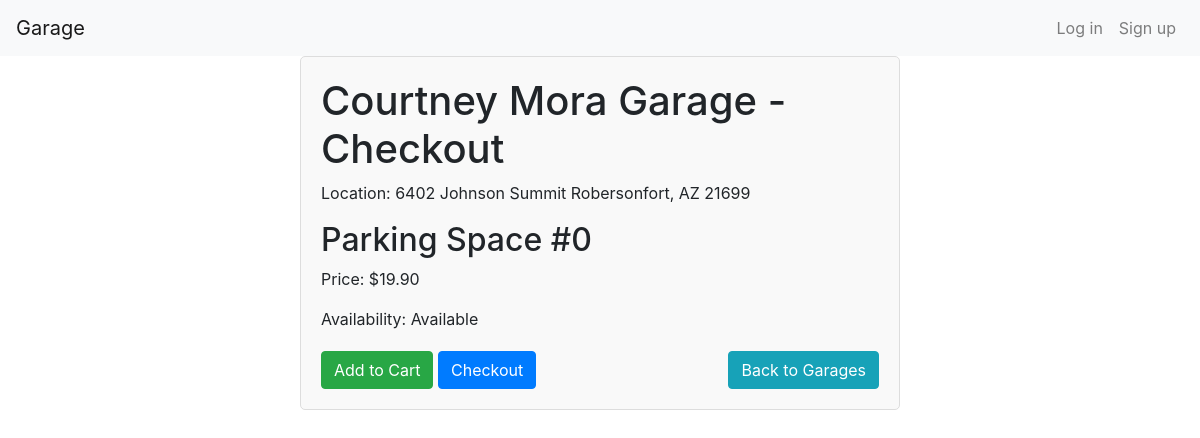
/parking_space/51, run on the app's committed database.
### models.py (models this page shows)
class Garage(Base):
    __tablename__ = "garages"
    id = Column(Integer, primary_key=True)
    name = Column(String(50))
    location = Column(String(100))

class ParkingSpace(Base):
    __tablename__ = "parking_spaces"
    id = Column(Integer, primary_key=True)
    number = Column(Integer)
    price = Column(Integer)
    availability = Column(Boolean)
    garage_id = Column(Integer)

### app.py (the view)
@app.route("/parking_space/<int:parking_space_id>")
def parking_space_detail(parking_space_id):
    parking_space = Garages.getSpotById(parking_space_id)
    if parking_space is None:
        return "404", 404
    garage = Garages.getGarageById(parking_space.garage_id)
    return render_template("parkingspace.html", parking_space=parking_space, garage=garage, user=getUser())

### app.py (called while the page is built)
def getUser():
    return current_user.username if current_user.is_authenticated else None

### models.py (called while the page is built)
    def getSpotById(id):
        spot = session.query(ParkingSpace).get(id)
        return spot

    def getGarageById(id):
        garage_id = session.query(Garage).get(id)
        return garage_id

### templates/parkingspace.html (shortened to what this page needs)
<!DOCTYPE html>
<html lang="en">
<head>
    <link rel="stylesheet" href="https://maxcdn.bootstrapcdn.com/bootstrap/4.0.0/css/bootstrap.min.css">
</head>
<body>
    {% include "head.html" %}
    <div class="checkout-container">
        <h1>{{ garage.name }} - Checkout</h1>
        <p>Location: {{ garage.location }}</p>
        <div class="parking-details">
            <h2>Parking Space #{{ parking_space.number }}</h2>
            <p>Price: ${{ '{:,.2f}'.format(parking_space.price) }}</p>
            <p>Availability: {{ 'Available' if parking_space.availability else 'Not Available' }}</p>
        </div>
        <div class="row">
            <div class="col-md-8">
                <button class="btn btn-success {{ 'btn-disabled' if not parking_space.availability else '' }}" {{ 'disabled=true' if not parking_space.availability else '' }}>Add to Cart</button>
                <a href="/create-checkout-session" class="btn btn-primary {{ 'btn-disabled' if not parking_space.availability else '' }}" {{ 'disabled=true' if not parking_space.availability else '' }}>Checkout</a>
            </div>
            <div class="col-md-4 text-right">
                <a href="/garage/{{garage.id}}" class="btn btn-info">Back to Garages</a>
            </div>
        </div>
    </div>
</body>
</html>

### templates/parkingspace.html (style rules this page uses)
.checkout-container { max-width: 600px; margin: 0 auto; padding: 20px; border: 1px solid #ddd; border-radius: 5px; background-color: #f9f9f9; }
.parking-details { margin-bottom: 20px; }

### data on the page
Garage: name "Courtney Mora Garage", location "6402 Johnson Summit Robersonfort, AZ 21699"
ParkingSpace: number "0", price "19.90", availability "Available"
